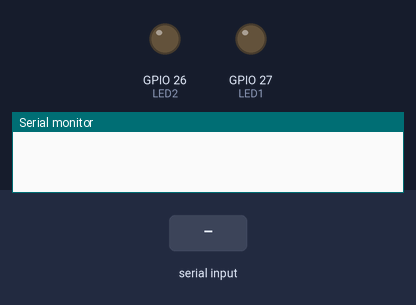
Simulated run of this program. Board: ESP32. Parts: output pins drawn as LEDs (lit = HIGH), the last lines printed to the serial monitor. The inputs (shaded band) are chosen by the test bench.

Above: at 1.2 s.
1.3 s: "p" received over Serial
At 1.8 s:
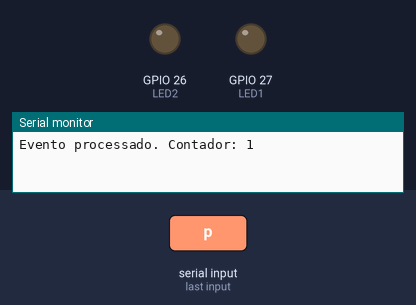
2.8 s: "m" received over Serial
At 3.6 s:
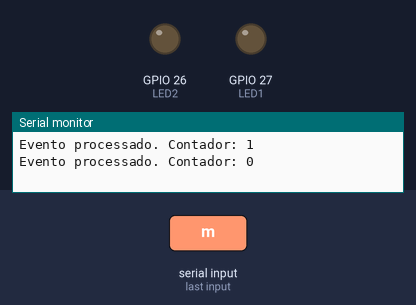
Timing chart, 0 to 5.8 s (numbered marks = the images above; inputs shaded):
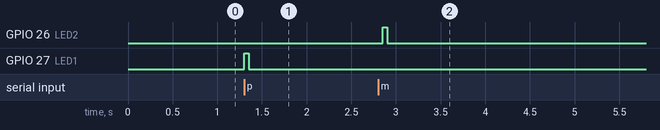

The program:

main.cpp
```cpp
/* *******************************************
* Exemplo 11, testando o uso de um semáforo contador
*
*
******************************************** */
#include <Arduino.h>
#include "freertos/FreeRTOS.h"
#include "freertos/queue.h"
#include "freertos/task.h"
#include "freertos/semphr.h"

#define LED1 27
#define LED2 26

TaskHandle_t task1handle, taskInterrupcaoHandle;
SemaphoreHandle_t semaphore;

int contGlobal = 0;

void task1(void *pvParameters);
void taskInterrupcao(void *pvParameters);

void setup(){
  Serial.begin(9600);
  pinMode(LED1, OUTPUT);
  pinMode(LED2, OUTPUT);

  semaphore = xSemaphoreCreateCounting(10, 0);

  xTaskCreate(task1, "Task 1", configMINIMAL_STACK_SIZE+2048, NULL, 1, &task1handle);
  xTaskCreate(taskInterrupcao, "Interrupção", configMINIMAL_STACK_SIZE+2048, NULL, 1, &taskInterrupcaoHandle);
}

void loop() {
  vTaskDelay(pdMS_TO_TICKS(1000));
}

void taskInterrupcao(void *pvParameters){
  int cont = 0;
  char tecla;

  while(1){
    if(Serial.available()){
      tecla = Serial.read();

      if(tecla == 'p'){
        cont++;
        contGlobal = cont;
        xSemaphoreGive(semaphore);
        digitalWrite(LED1, HIGH);
        vTaskDelay(pdMS_TO_TICKS(50));
        digitalWrite(LED1, LOW);
      }
      else if(tecla == 'm'){
        if(cont > 0){
          cont--;
          contGlobal = cont;
          xSemaphoreGive(semaphore);
          digitalWrite(LED2, HIGH);
          vTaskDelay(pdMS_TO_TICKS(50));
          digitalWrite(LED2, LOW);
        } else {
          Serial.println("Contador já está em zero.");
        }
      }
      else{
        Serial.println("Pressione 'p' para incrementar e 'm' para decrementar.");
      }
    }
    vTaskDelay(pdMS_TO_TICKS(100));
  }
}

void task1(void *pvParameters){
  while(1){
    xSemaphoreTake(semaphore, portMAX_DELAY);
    Serial.println("Evento processado. Contador: " + String(contGlobal));
  }
}

/*
#include <Arduino.h>

void setup() {
  Serial.begin(115200);
}

void loop() {
}

*/
```

Measured:
- after the input at 1.3 s, GPIO 27 (LED1): LOW → HIGH at once, → LOW 0.05 s later
- after the input at 2.8 s, GPIO 26 (LED2): LOW → HIGH after 0.05 s, → LOW 0.05 s later
